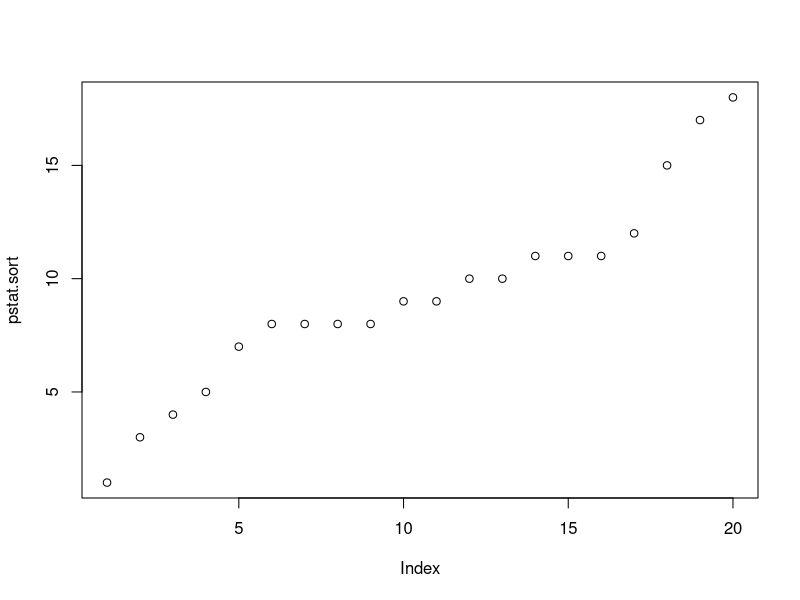
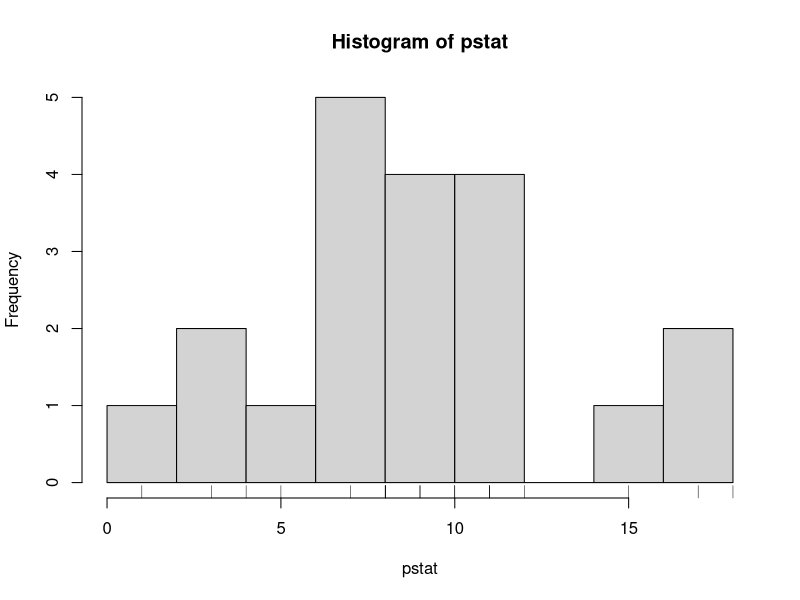
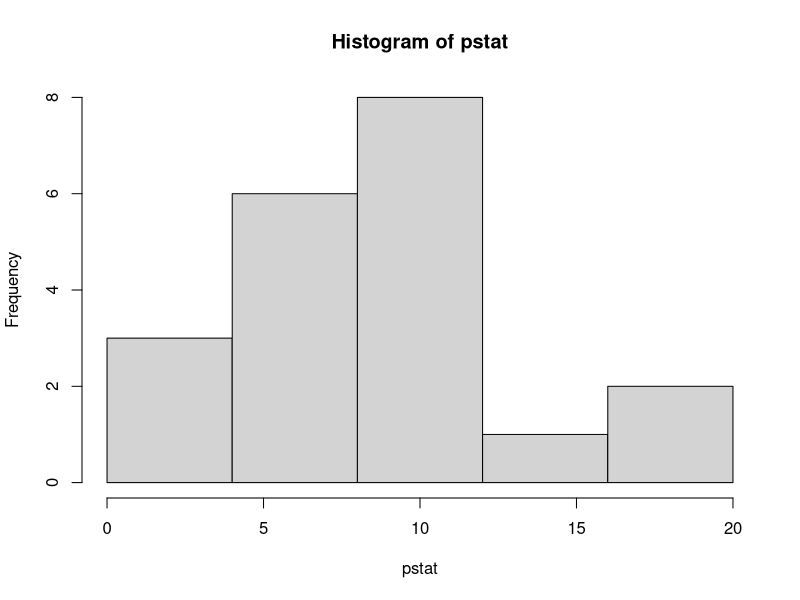
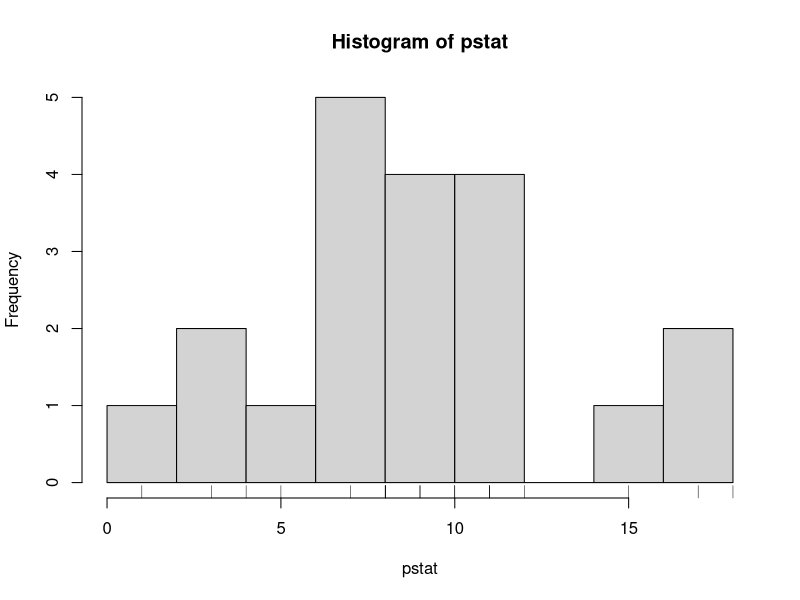
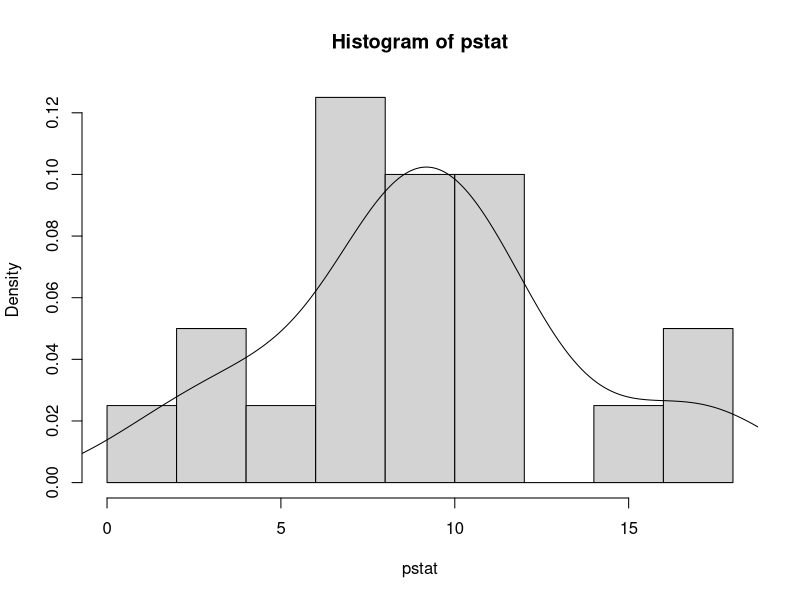
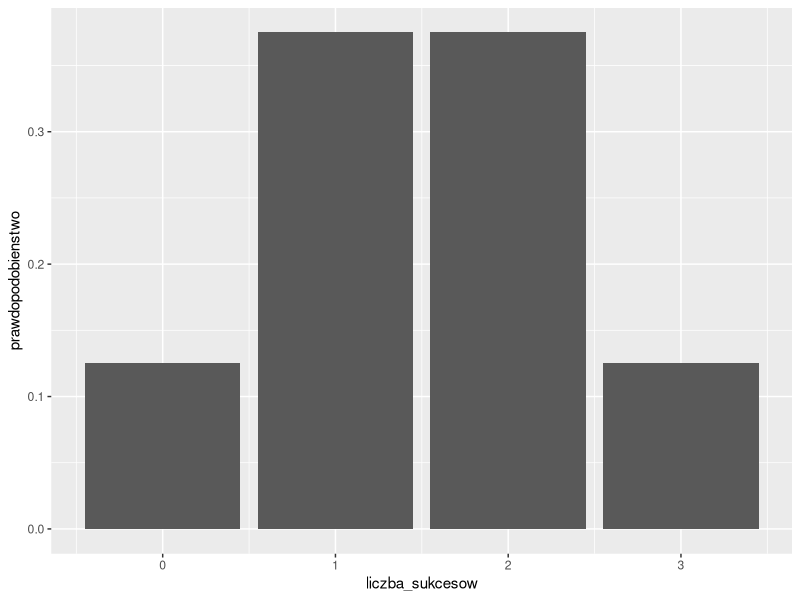
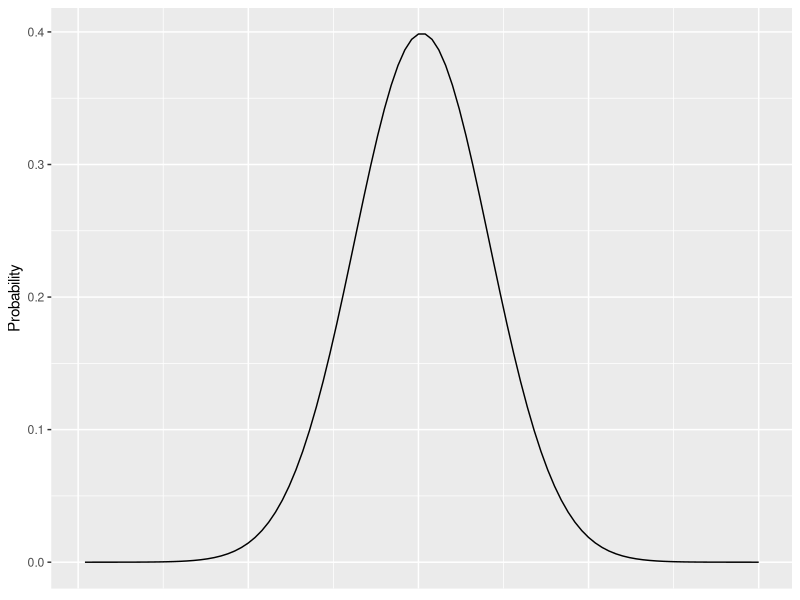

Recreate these plots in R, in order.
library(tidyverse)
#R jako kalkulator
1 + 1 #nacisnij ctr + enter, zeby wyswietlic wynik
4 * 15
2^2
pi + 1
(1 + 1) * (3 + 8) * 11


#tworzenie obiektow
x <- 1 + 1 # znak "<-" przypisuje wyrazenie po jego prawej stronie do obiektu, ktorego nazwa poprzedza znak. Sam obiekt pojawia sie w panelu "Environment", w gornym prawym oknie
y <- 3 + 8
z <- 11
x * y * z

#wykorzystanie funkcji
log(y) #nazwa funkcji znajduje sie przed nawiasem, w ktory wstawiamy obieky/liczbe. Ten przyklad pokazuje wyliczenie logarytmu naturalnego dla obiektu y
sqrt(2) #pierwiastek liczby 2
log(sqrt(2)) #logarytm z pierwiastka liczby 2

#pomoc dotyczaca funkcji mozna uzyskac wpisujac nazwe funkcji poprzedzona znakiem "?". Pomoc wyswietla sie w prawym dolnym panelu
?log #pomoc dla funkcji log

###podstawowe definicje
#Populacja - zbiór elementów, podlegających badaniu statystycznemu
#próba statystyczna - zbiór obserwacji wylosowanych z populacji
#Celem statystyki jest pozyskanie jak największej wiedzy o populacji na podstawie analizy próby statystycznej 

pstat <- sample(1:20, 20, replace = TRUE) #tworzymy ciag losowych liczb calkowitych z przedzialu 1 do 20

pstat #wyswietlamy obiekt pstat -> znajdz najwieksza i najmniejsza wartosc (tj. wartosci skrajne)

pstat.sort <- sort(pstat) #uporzadkowanie danych wg wartosci zwieksza ich czytelnosc

table(pstat)

plot(pstat.sort) #wyswietlamy wykres, na ktorym kazdej obserwacji odpowiada jeden punkt. Wizualizacja danych pozwala na znacznie bardziej efektywny sposob ich eksploracji

#wykorzystanie szeregow rozdzielczych
#szereg rozdzielczy - w uproszczeniu licznosci/prawdopodobienstwa wystapien pomiarow w klasach (przedzialach) o jednakowej rozpietosci
hist(pstat, breaks = 10) #wyrysowanie histogramu
rug(pstat) #wyswietlenie konkretnych wartosci obserwacji z obiektu pstat
#histogram - wykres słupkowy przedstawiający w graficzny sposób szereg rozdzielczy; słupki obrazują liczność kolejnych klas; na osi Y znajdują się więc liczności (częstości) klas, a na osi X - szereg rozdzielczy (jego kolejne klasy)


#to jak wyglada histogram zalezy od tego ile klas wydzielimy -> zmien wartosci parametru "breaks" (w przypadku obiektu pstat mozliwe jest wybranie 1, 2, 4, 10 lub 20 klas) i sprawdz, jak wplywa to na wyglad histogramu.

#Zadanie: jedna chetna osoba wyrysowuje histogram na tablicy z danych podanych przez inną chętną osobę

#granice miedzy klasami mozna takze wyznaczyc wpisujac je recznie do parametru breaks

hist(pstat, breaks = c(0, 4, 8, 12, 16, 20)) #aby podac ciag liczb wpisujemy je do nawiasu poprzedzonego litera c. Bardzo przydatna funkcja jest seq(), ktore generuje sekwencje liczb w danym zakresie i ustalonym odstepie miedzy nimi.

#mozna dokonac podzialu szeregu na klasy recznie i przedstawic to w tabeli w tym celu:
zakresy <- seq(0, 20, by = 2) #generujemy ciag liczb o stalych odstepach miedzy wartosciami, ktory odpowiada granica miedzy klasami
zakresy.ciecie <- cut(pstat, zakresy, right = TRUE) #przypisujemy wartosci w naszym zestawie danych do ustalonych zakresow; opcja right = TRUE zadaje przydzielenie obserwacji o wartosci rownej wartosci ustalonych granic miedzy przedzialami zawsze do klasy nizszej
czestosciwprzedzialach <- table(zakresy.ciecie)
hist(pstat, breaks = 10)
rug(pstat)

#alternatywnie mozna wykreslic histogram pokazujacy prawdopodobienstwo wystapienia wartosci z danego przedzialu. Wartosci na osi y znajduja sie w zakresie 0 do 1, gdzie klasy, dla ktorych wartosc wynosi 0 maja prawdopodobienstwa wystapienia 0%, a klasy o wartosci 1 maja prawdopodobienstwo wystapienia 100%
hist(pstat, breaks = 10, probability = TRUE)
#szeregi rozdzielcze mozna tez wyswietlic za pomoca lini. 
lines(density(pstat, bw = 2)) #linie przedstawiaja "wygladzone" dane. Ich wartosci na osi y sa jedynie przyblizeniem wynikajacym z przyjetego algorytmu.

#prawdopodobiensto dla obserwaji przy rozkladzie dwumianowym
dbinom(1, 3, 0.5) #oblicza prawdopodobienstwo jednego wystapienia jakiegos zjawiska przy trzech probach, w momencie kiedy prawdopodobienstwo wystapienia tego zjawiska przy pojedynczym zdarzeniu wynosi 50%

histogram_przygotowanie <- tibble(prawdopodobienstwo = c(dbinom(0:3, 3, 0.5)),
                                  liczba_sukcesow = c(0, 1, 2, 3))

ggplot(histogram_przygotowanie, aes(x = liczba_sukcesow, y = prawdopodobienstwo)) +
  geom_col()

#Zadanie: Odbywa się test z geozagrożeń, w którym znajduje się 10 pytań. W każdym pytaniu są cztery możliwe odpowiedzi, z których tylko jedna jest poprawna. Jakie jest prawdopodobieństwo prawidłowej odpowiedzi na przynajmniej połowę pytań przy założeniu losowego ich wyboru? Wynik oblicz w R, a potem wykonaj obliczenia manualnie.

#W sytuacji, w której mamy dwa możliwe wyniki i dla obu p wynosi 50% a n dąży do nieskończoności wykres zaczyna nabierać następuący kształt:

x <- seq(-5, 5, length=100)

density_values <- tibble(val = dnorm(x, mean=0, sd=1), n = 1:length(x))

ggplot(density_values, aes(x = n, y = val)) +
  geom_line() +
  labs(x = NULL, y = "Probability") +
  theme(axis.text.x = element_blank(), axis.ticks.x = element_blank())